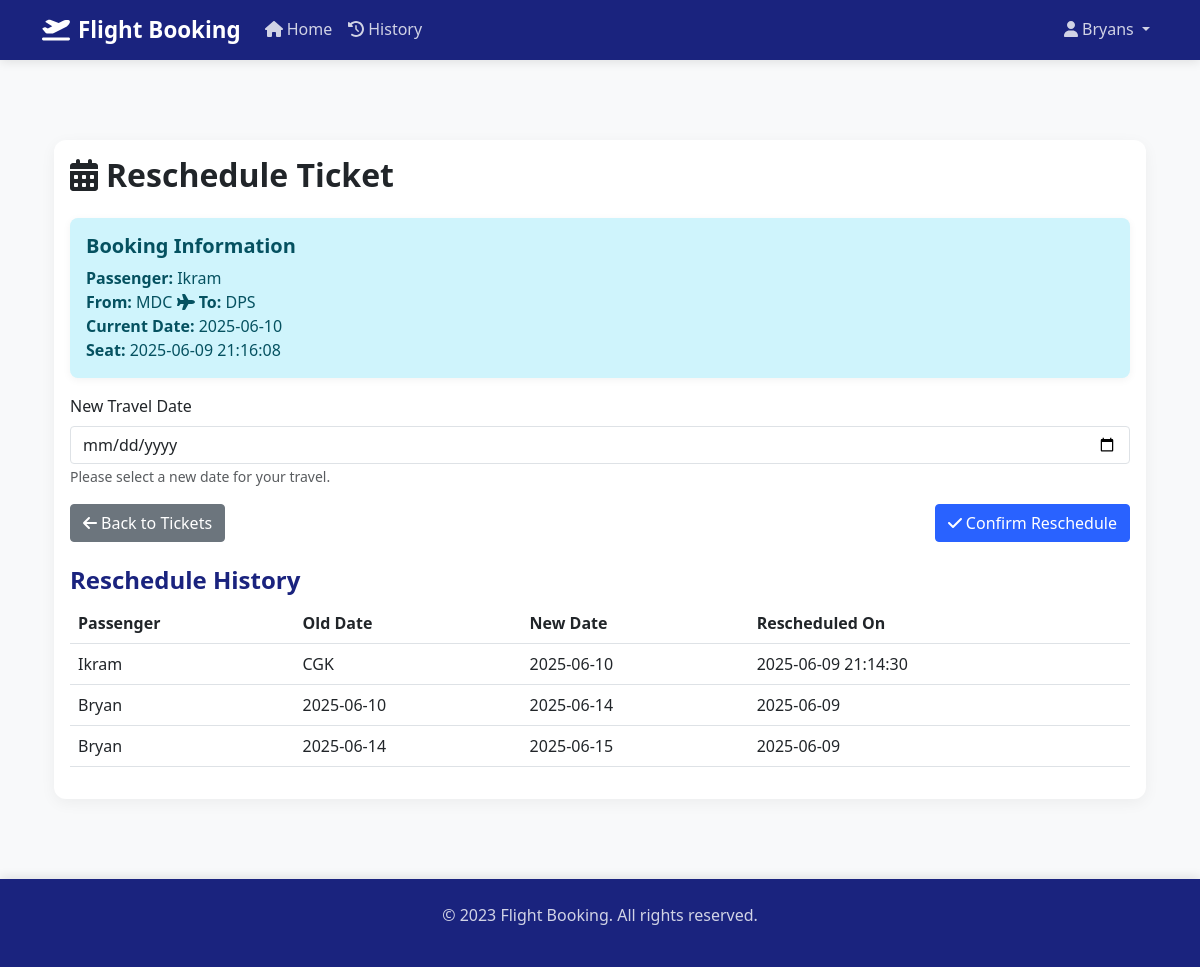
The app's page /reschedule?booking_id=3 (signed in) with its own data.
### tables this page shows
CREATE TABLE bookings (
        id INTEGER PRIMARY KEY AUTOINCREMENT,
        user_id INTEGER NOT NULL,
        passenger_name TEXT NOT NULL,
        departure_airport TEXT NOT NULL,
        destination_airport TEXT NOT NULL,
        booking_date TEXT NOT NULL,
        created_at TIMESTAMP DEFAULT CURRENT_TIMESTAMP, seat_number TEXT,
        FOREIGN KEY (user_id) REFERENCES users(id)
    );

CREATE TABLE reschedule (
        id INTEGER PRIMARY KEY AUTOINCREMENT,
        booking_id INTEGER NOT NULL,
        old_date TEXT NOT NULL,
        new_date TEXT NOT NULL,
        reschedule_date TIMESTAMP DEFAULT CURRENT_TIMESTAMP,
        FOREIGN KEY (booking_id) REFERENCES bookings(id)
    );

### app.py (the view, shortened to what this page needs)
@app.route('/reschedule', methods=['GET', 'POST'])
def reschedule():
    if 'user_id' not in session:
        flash('Please login first', 'warning')
        return redirect(url_for('login'))
    booking_id = request.args.get('booking_id')
    if not booking_id:
        flash('No booking selected', 'error')
        return redirect(url_for('tickets'))
    try:
        booking_data = get_booking_by_id(booking_id)
        if not booking_data:
            flash('Booking not found', 'error')
            return redirect(url_for('tickets'))
        reschedule_history = get_reschedule_history(session['user_id'])
        return render_template('reschedule.html',
                             booking_data=booking_data,
                             reschedule_history=reschedule_history,
                             today=datetime.now().strftime('%Y-%m-%d'))
    except Exception as e:
        print(f"Error in reschedule route: {str(e)}")
        flash(f'An error occurred: {str(e)}', 'error')
        return redirect(url_for('tickets'))

### app.py (called while the page is built)
@app.context_processor
def inject_now():
    return {'now': datetime.now()}

def get_booking_by_id(booking_id):
    conn = get_db_connection()
    cursor = conn.cursor()
    cursor.execute('SELECT * FROM bookings WHERE id = ?', (booking_id,))
    booking = cursor.fetchone()
    conn.close()
    if booking:
        return {
            'id': booking[0],
            'user_id': booking[1],
            'passenger_name': booking[2],
            'departure_airport': booking[3],
            'destination_airport': booking[4],
            'booking_date': booking[5],
            'seat_number': booking[6],
            'created_at': booking[7]
        }
    return None

### database.py (called while the page is built)
def get_db_connection():
    conn = sqlite3.connect("data.db")
    conn.row_factory = sqlite3.Row
    return conn

### templates/reschedule.html (shortened to what this page needs)
{% extends "base.html" %}
{% block content %}
<div class="container py-5">
    <div class="row">
        <div class="col-12">
            <div class="card">
                <div class="card-body">
                    <h2 class="card-title mb-4">
                        <i class="fas fa-calendar-alt me-2"></i>Reschedule Ticket
                    </h2>
                    {% if booking_data %}
                    <div class="alert alert-info">
                        <h5 class="alert-heading">Booking Information</h5>
                        <p class="mb-0">
                            <strong>Passenger:</strong> {{ booking_data.passenger_name }}<br>
                            <strong>From:</strong> {{ booking_data.departure_airport }} <i class="fas fa-plane"></i> <strong>To:</strong> {{ booking_data.destination_airport }}<br>
                            <strong>Current Date:</strong> {{ booking_data.booking_date }}<br>
                            <strong>Seat:</strong> {{ booking_data.seat_number if booking_data.seat_number else 'Not Selected' }}
                        </p>
                    </div>
                    {% endif %}
                    <form method="POST" action="{{ url_for('reschedule', booking_id=booking_data.id if booking_data else '') }}" class="needs-validation" novalidate>
                        <div class="mb-3">
                            <label for="new_date" class="form-label">New Travel Date</label>
                            <input type="date" class="form-control" id="new_date" name="new_date"
                                   min="{{ today }}" required>
                            <small class="text-muted">Please select a new date for your travel.</small>
                        </div>
                        <div class="d-flex justify-content-between">
                            <a href="{{ url_for('tickets') }}" class="btn btn-secondary">
                                <i class="fas fa-arrow-left me-1"></i>Back to Tickets
                            </a>
                            <button type="submit" class="btn btn-primary">
                                <i class="fas fa-check me-1"></i>Confirm Reschedule
                            </button>
                        </div>
                    </form>
                    {% if reschedule_history %}
                    <div class="mt-4">
                        <h4>Reschedule History</h4>
                        <div class="table-responsive">
                            <table class="table table-hover">
                                <thead>
                                    <tr>
                                        <th>Passenger</th>
                                        <th>Old Date</th>
                                        <th>New Date</th>
                                        <th>Rescheduled On</th>
                                    </tr>
                                </thead>
                                <tbody>
                                    {% for reschedule in reschedule_history %}
                                    <tr>
                                        <td>{{ reschedule.passenger_name }}</td>
                                        <td>{{ reschedule.old_date }}</td>
                                        <td>{{ reschedule.new_date }}</td>
                                        <td>{{ reschedule.reschedule_date }}</td>
                                    </tr>
                                    {% endfor %}
                                </tbody>
                            </table>
                        </div>
                    </div>
                    {% endif %}
                </div>
            </div>
        </div>
    </div>
</div>
{% endblock %}

### templates/base.html (style rules this page uses)
:root { --primary-color: #1a237e; --secondary-color: #0d47a1; --accent-color: #2962ff; --text-color: #333; --text-light: #555; --bg-light: #f8f9fa; --border-color: #dee2e6; --shadow-light: rgba(0, 0, 0, 0.05); --shadow-medium: rgba(0, 0, 0, 0.1); }
body { font-family: 'Segoe UI', Roboto, "Helvetica Neue", Arial, sans-serif; background-color: var(--bg-light); min-height: 100vh; display: flex; flex-direction: column; color: var(--text-color); }
.card { border: none; box-shadow: 0 4px 15px var(--shadow-light); transition: transform 0.3s ease, box-shadow 0.3s ease; border-radius: 0.75rem; overflow: hidden; }
.form-control, .btn { border-radius: 0.25rem; }
.btn-primary { background-color: var(--accent-color); border-color: var(--accent-color); transition: background-color 0.3s ease, border-color 0.3s ease; }
.alert { border: none; border-radius: 0.5rem; box-shadow: 0 2px 8px var(--shadow-light); }
h1, h2, h3, h4, h5, h6 { color: var(--primary-color); font-weight: 600; }

### records on screen
bookings: passenger_name "Ikram", departure_airport "MDC", destination_airport "DPS", booking_date "2025-06-10", created_at "2025-06-09 21:16:08"
reschedule: passenger_name "Ikram", old_date "CGK", new_date "2025-06-10", reschedule_date "2025-06-09 21:14:30"
reschedule: passenger_name "Bryan", old_date "2025-06-10", new_date "2025-06-14", reschedule_date "2025-06-09"
reschedule: passenger_name "Bryan", old_date "2025-06-14", new_date "2025-06-15", reschedule_date "2025-06-09"

### other values on screen
{{ session.get('username') }} "Bryans"
